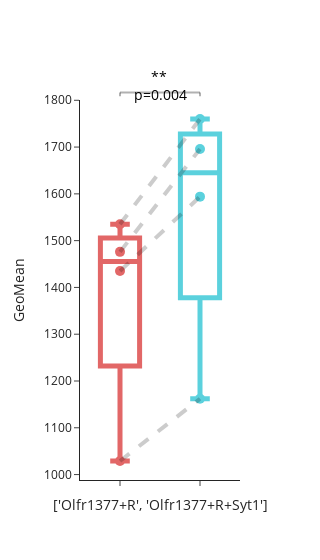

Notebook source saved alongside this figure:
### Markdown cell above
#### Syt1 Syt5

### Code cell
samples_to_plot = ['Olfr1377+R','Olfr1377+R+Syt1']

plot_by = 'GeoMean'


# Filtering data for samples to plot
plot_df = pd.DataFrame()
for _sample in samples_to_plot: 
   plot_df = pd.concat([plot_df, data[data.Sample_name == _sample]])
plot_df = plot_df[plot_df['Count'] > 9000]
   

# Filter data by experiment containing samples 
plot_df = flow_utils.filter_expdate_by_samples(plot_df, contain_samples = samples_to_plot)
   
cmap = plot_utils.distinct_colors(samples_to_plot, custom_color = ['#d62728', '#17becf'])
# colors = [cmap[_sample] for _sample in plot_df.Sample_name ]

fig = go.Figure()
# Add line traces for each group defined by 'exp_date'
for exp_date, group_df in plot_df.groupby('exp_date'):
    fig.add_trace(go.Scatter(x=group_df['Sample_name'],
                                     y=group_df[plot_by],
                                     mode='lines',
                                     opacity = 0.2, 
                                     name=exp_date,
                                     line=dict(color='black', width=4, dash='dash'),
                                     showlegend=False
                                     ))
    
# # Jitter scatter points
for _sample in plot_df.Sample_name.unique(): 
   subset = plot_df[plot_df['Sample_name'] == _sample]
   fig.add_trace(go.Box(x=subset['Sample_name'],
                        y = subset[plot_by], 
                        text = subset['exp_date'], 
                        name = _sample, 
                        opacity = 0.7, 
                        marker_size = 10,
                        pointpos=0, 
                        boxpoints='all', 
                        # boxmean=True,
                        jitter=0, 
                        marker = dict(color = cmap[_sample]),
                        line = dict(color = cmap[_sample], width = 5),
                        fillcolor = 'rgba(0,0,0,0)', 
                        showlegend=False
                        ))
# # Add p-value
fig = plot_utils.add_p_value_annotation(fig, [[0,1]], 
                                        test_type = 'ttest_rel', 
                                        select_datatype='box')


   
fig.update_layout(template='simple_white',
                  width=300, 
                  xaxis=go.XAxis(title=str(samples_to_plot), showticklabels=False),
                  yaxis_title=plot_by)
fig.show()
fig.write_html('../output/Chaperone_flow_image/Syt/box_Olfr1377_R_RSyt1.html')

### Figure 1 — Plotly figure (JSON) as saved in the notebook; plotly's stock layout.template omitted (floating-point values rounded to 4 significant figures)
{"data": [{"line": {"color": "black", "dash": "dash", "width": 4}, "mode": "lines", "name": "02062023_Lu", "opacity": 0.2, "showlegend": false, "type": "scatter", "x": ["Olfr1377+R", "Olfr1377+R+Syt1"], "y": [1476, 1696]}, {"line": {"color": "black", "dash": "dash", "width": 4}, "mode": "lines", "name": "06032023_Lu", "opacity": 0.2, "showlegend": false, "type": "scatter", "x": ["Olfr1377+R", "Olfr1377+R+Syt1"], "y": [1535, 1760]}, {"line": {"color": "black", "dash": "dash", "width": 4}, "mode": "lines", "name": "06172023_Lu", "opacity": 0.2, "showlegend": false, "type": "scatter", "x": ["Olfr1377+R", "Olfr1377+R+Syt1"], "y": [1435, 1594]}, {"line": {"color": "black", "dash": "dash", "width": 4}, "mode": "lines", "name": "06212023_Lu", "opacity": 0.2, "showlegend": false, "type": "scatter", "x": ["Olfr1377+R", "Olfr1377+R+Syt1"], "y": [1029, 1162]}, {"boxpoints": "all", "fillcolor": "rgba(0,0,0,0)", "jitter": 0, "line": {"color": "#d62728", "width": 5}, "marker": {"color": "#d62728", "size": 10}, "name": "Olfr1377+R", "opacity": 0.7, "pointpos": 0, "showlegend": false, "text": ["06032023_Lu", "02062023_Lu", "06212023_Lu", "06172023_Lu"], "type": "box", "x": ["Olfr1377+R", "Olfr1377+R", "Olfr1377+R", "Olfr1377+R"], "y": [1535, 1476, 1029, 1435]}, {"boxpoints": "all", "fillcolor": "rgba(0,0,0,0)", "jitter": 0, "line": {"color": "#17becf", "width": 5}, "marker": {"color": "#17becf", "size": 10}, "name": "Olfr1377+R+Syt1", "opacity": 0.7, "pointpos": 0, "showlegend": false, "text": ["06032023_Lu", "02062023_Lu", "06212023_Lu", "06172023_Lu"], "type": "box", "x": ["Olfr1377+R+Syt1", "Olfr1377+R+Syt1", "Olfr1377+R+Syt1", "Olfr1377+R+Syt1"], "y": [1760, 1696, 1162, 1594]}], "layout": {"annotations": [{"font": {"color": "black", "size": 14}, "showarrow": false, "text": "** <br>p=0.004", "textangle": 0, "x": 0.5, "xref": "x", "y": 1.091, "yref": "y domain"}], "shapes": [{"line": {"color": "black", "width": 2}, "type": "line", "x0": 0, "x1": 0, "xref": "x", "y0": 1.01, "y1": 1.02, "yref": "y domain"}, {"line": {"color": "black", "width": 2}, "type": "line", "x0": 0, "x1": 1, "xref": "x", "y0": 1.02, "y1": 1.02, "yref": "y domain"}, {"line": {"color": "black", "width": 2}, "type": "line", "x0": 1, "x1": 1, "xref": "x", "y0": 1.01, "y1": 1.02, "yref": "y domain"}], "width": 300, "xaxis": {"showticklabels": false, "title": {"text": "['Olfr1377+R', 'Olfr1377+R+Syt1']"}}, "yaxis": {"title": {"text": "GeoMean"}}}}
